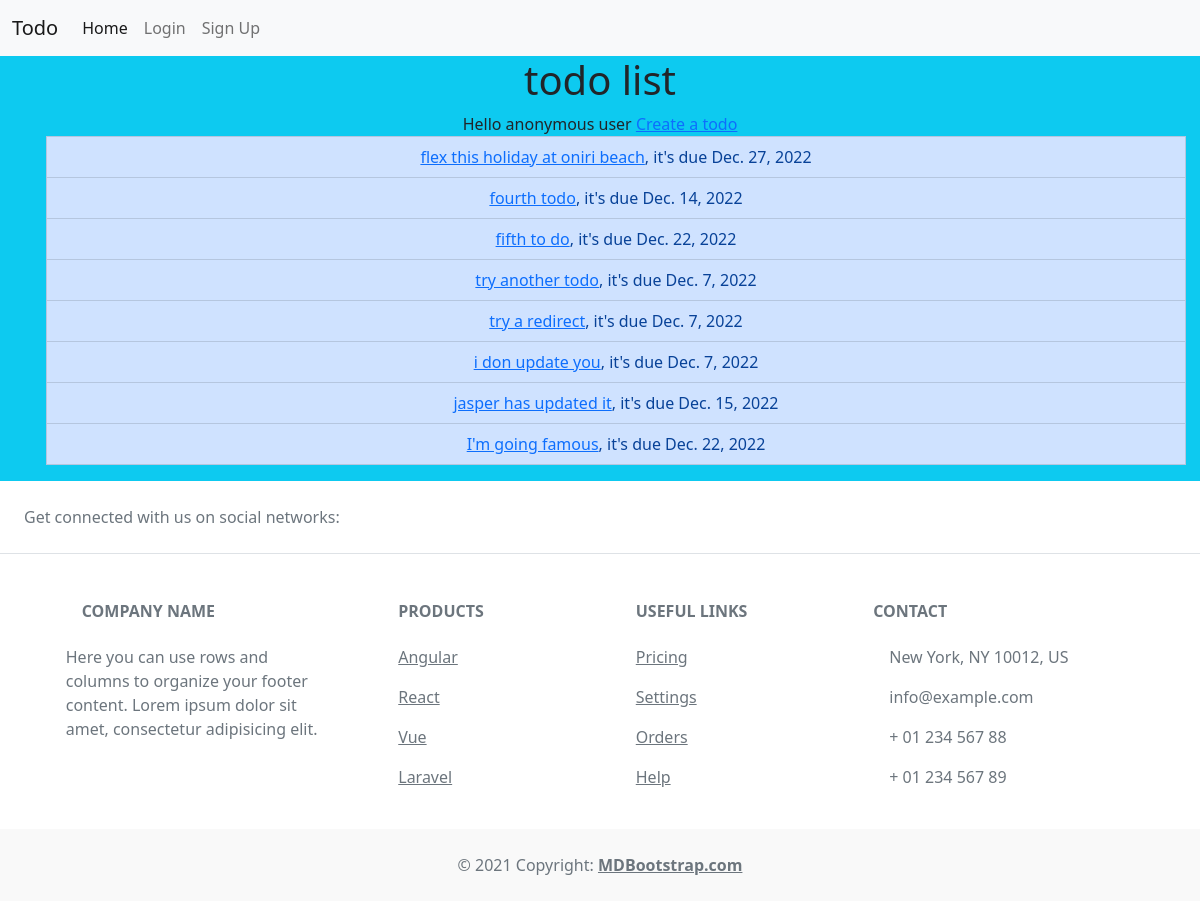
The page / on the database its author committed.
### todoApp/models.py (models this page shows)
class Todo(models.Model):
    name = models.CharField(max_length=100)
    due_date = models.DateField()
    def __str__(self):
        return self.name

### todoApp/views.py (the view)
# urls.py: path('', todo_list),
def todo_list(request):
    todos = Todo.objects.all()
    print(todos)
    context = {
        'todo_list' : todos
    }
    return render(request, 'todoapp/todo_list.html', context)

### todoApp/templates/todoapp/todo_list.html
{% extends 'todo_list2.html' %}
{% block content %}
    <center>
        <h1>todo list</h1>
        {% if request.user.is_authenticated %}
            Hello {{request.user.username}}
        {% else %}
            Hello anonymous user
        {% endif %}
        <a href="/create">Create a todo</a>
        <ul>
            {% for todo in todo_list %}
                <li class=" container list-group-item list-group-item-primary"><a href="/{{todo.id}}">{{ todo.name }}</a>, it's due {{ todo.due_date }}</li>
            {% endfor %}
        </ul>
    </center>
{% endblock %}

### rows shown on the page
Todo: name "flex this holiday at oniri beach", due_date "Dec. 27, 2022"
Todo: name "fourth todo", due_date "Dec. 14, 2022"
Todo: name "fifth to do", due_date "Dec. 22, 2022"
Todo: name "try another todo", due_date "Dec. 7, 2022"
Todo: name "try a redirect", due_date "Dec. 7, 2022"
Todo: name "i don update you", due_date "Dec. 7, 2022"
Todo: name "jasper has updated it", due_date "Dec. 15, 2022"
Todo: name "I'm going famous", due_date "Dec. 22, 2022"
